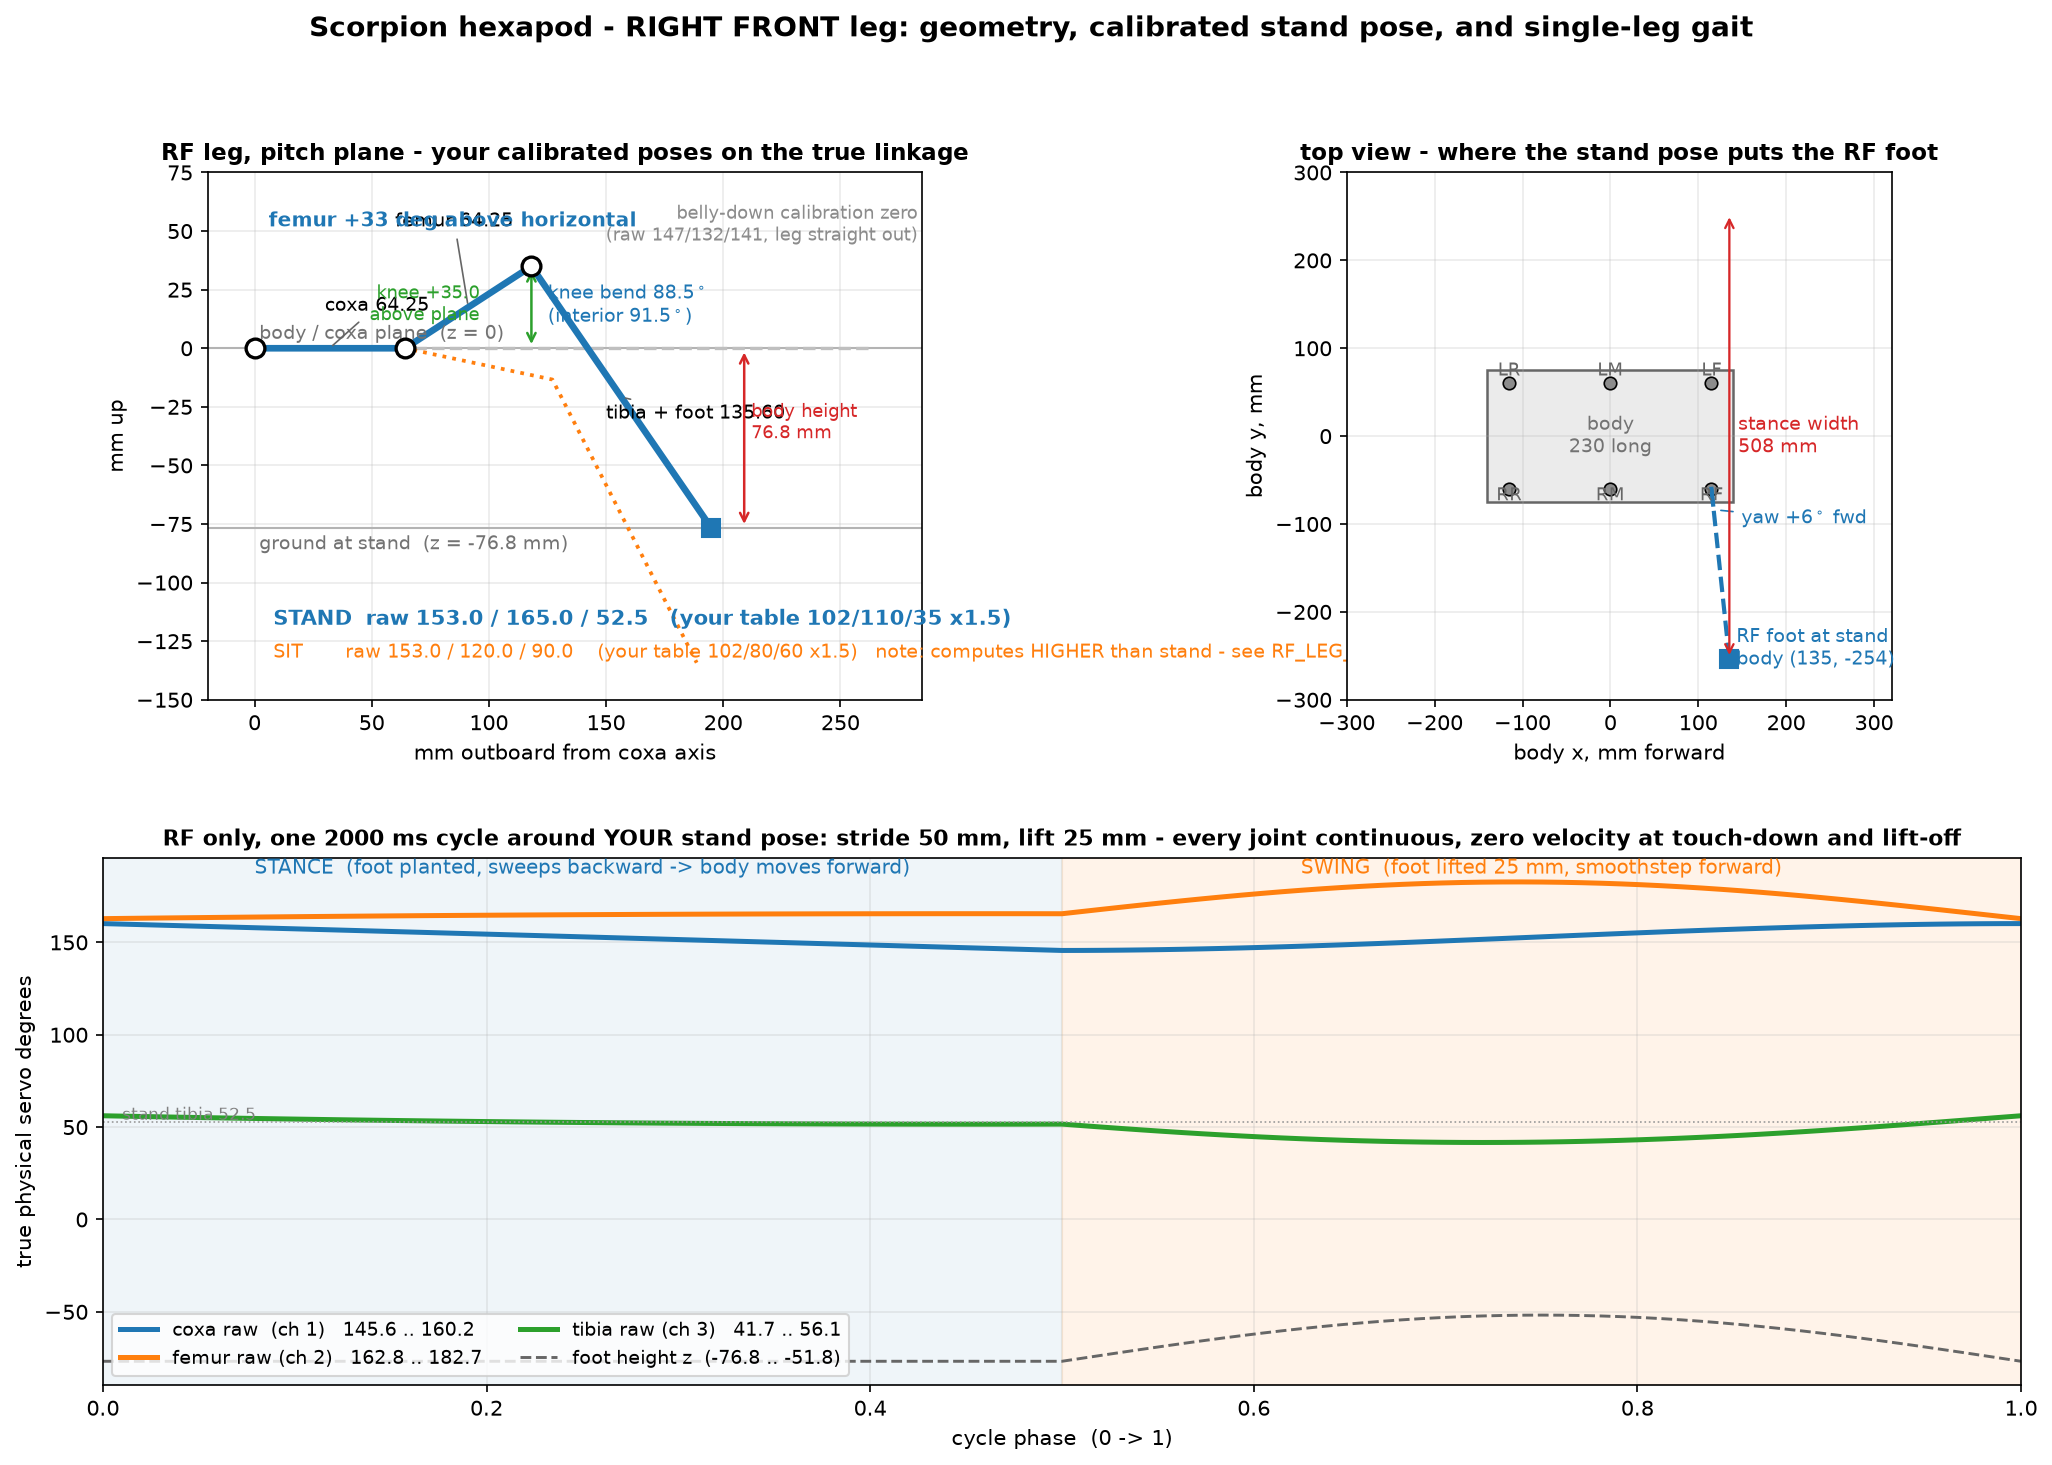

Python code for this plot:
#!/usr/bin/env python3
"""Regenerate rf_leg_diagram.png from the current ik_module constants.

Three panels: the pitch plane with the hand-calibrated stand/sit poses on the
true linkage; a top view of where the stand pose puts the RF foot; and one
smooth RF-only swing/stance cycle (the --rf-cycle motion) in joint space.
Run:  python3 rf_leg_diagram.py
"""
import math
import matplotlib
matplotlib.use("Agg")
import matplotlib.pyplot as plt
from matplotlib.patches import Rectangle

from ik_module import COXA_LEN as COXA, FEMUR_LEN as FEM, TIBIA_LEN as TIB, CALIBRATION
from tripod_gait import USER_STAND_PHYS, rf_cycle_segments, rf_stand_foot

CAL = CALIBRATION["RF"]
SF, ST = +1, -1


def fk(raw):
    c, f, t = raw
    yaw = math.radians(c - CAL["coxa"])
    elev = math.radians(SF * (f - CAL["femur"]))
    phi = ST * (t - CAL["tibia"])
    ta = elev - math.radians(phi)
    hip = (COXA, 0.0)
    knee = (hip[0] + FEM * math.cos(elev), hip[1] + FEM * math.sin(elev))
    foot = (knee[0] + TIB * math.cos(ta), knee[1] + TIB * math.sin(ta))
    u = foot[0] * math.cos(yaw); v = foot[0] * math.sin(yaw)
    return hip, knee, foot, math.degrees(elev), phi, u, v, foot[1]


STAND = USER_STAND_PHYS["RF"]
SIT = (153.0, 120.0, 90.0)
hipS, kneeS, footS, elS, phS, uS, vS, zS = fk(STAND)
hipT, kneeT, footT, elT, phT, uT, vT, zT = fk(SIT)
hipC, kneeC, footC, *_ = fk((CAL["coxa"], CAL["femur"], CAL["tibia"]))

fig = plt.figure(figsize=(16.5, 10.5))
gs = fig.add_gridspec(2, 2, width_ratios=[1.15, 1.0], hspace=0.30, wspace=0.22)

ax = fig.add_subplot(gs[0, 0])
ax.set_aspect("equal")
ax.axhline(0, color="0.7", lw=1)
ax.text(2, 4, "body / coxa plane  (z = 0)", color="0.45", fontsize=9)
ax.axhline(zS, color="0.7", lw=1)
ax.text(2, zS - 9, "ground at stand  (z = %.1f mm)" % zS, color="0.45", fontsize=9)
ax.plot([0, hipC[0], kneeC[0], footC[0]], [0, 0, 0, 0], color="0.75", lw=1.6, ls="--")
ax.text(283, 62, "belly-down calibration zero\n(raw %.0f/%.0f/%.0f, leg straight out)"
        % (CAL["coxa"], CAL["femur"], CAL["tibia"]), color="0.55", fontsize=8.5, ha="right", va="top")
ax.plot([0, hipT[0], kneeT[0], footT[0]], [0, hipT[1], kneeT[1], footT[1]], color="tab:orange", lw=1.8, ls=":")
ax.plot([0, hipS[0], kneeS[0], footS[0]], [0, hipS[1], kneeS[1], footS[1]], color="tab:blue", lw=3.2, solid_capstyle="round")
for p in ((0, 0), hipS, kneeS):
    ax.plot(*p, "o", ms=9, mfc="w", mec="k", mew=1.6, zorder=5)
ax.plot(*footS, "s", ms=9, color="tab:blue", zorder=5)
ax.annotate("coxa %.2f" % COXA, (32, 0), (30, 16), fontsize=9, arrowprops=dict(arrowstyle="-", color="0.4", lw=0.8))
ax.annotate("femur %.2f" % FEM, ((hipS[0] + kneeS[0]) / 2, (hipS[1] + kneeS[1]) / 2), (60, 52), fontsize=9,
            arrowprops=dict(arrowstyle="-", color="0.4", lw=0.8))
ax.annotate("tibia + foot %.2f" % TIB, ((kneeS[0] + footS[0]) / 2, (kneeS[1] + footS[1]) / 2), (150, -30), fontsize=9,
            arrowprops=dict(arrowstyle="-", color="0.4", lw=0.8))
ax.annotate("", xy=(kneeS[0], kneeS[1]), xytext=(kneeS[0], 0), arrowprops=dict(arrowstyle="<->", color="tab:green", lw=1.2))
ax.text(96, 12, "knee +%.1f\nabove plane" % kneeS[1], color="tab:green", fontsize=8.5, ha="right")
ax.annotate("", xy=(footS[0] + 14, footS[1]), xytext=(footS[0] + 14, 0), arrowprops=dict(arrowstyle="<->", color="tab:red", lw=1.2))
ax.text(footS[0] + 17, footS[1] / 2, "body height\n%.1f mm" % abs(zS), color="tab:red", fontsize=8.5)
ax.text(6, 52, "femur %+.0f deg above horizontal" % elS, color="tab:blue", fontsize=9.5, weight="bold")
ax.text(kneeS[0] + 7, kneeS[1] - 24, "knee bend %.1f$^\\circ$\n(interior %.1f$^\\circ$)" % (phS, 180 - phS), color="tab:blue", fontsize=9)
ax.text(8, -118, "STAND  raw %.1f / %.1f / %.1f   (your table 102/110/35 x1.5)" % STAND, color="tab:blue", fontsize=10, weight="bold")
ax.text(8, -132, "SIT       raw %.1f / %.1f / %.1f    (your table 102/80/60 x1.5)   note: computes HIGHER than stand - see RF_LEG_IK.md" % SIT, color="tab:orange", fontsize=9)
ax.set_xlim(-20, 285); ax.set_ylim(-150, 75)
ax.set_xlabel("mm outboard from coxa axis"); ax.set_ylabel("mm up")
ax.set_title("RF leg, pitch plane - your calibrated poses on the true linkage", fontsize=11, weight="bold")
ax.grid(alpha=0.25)

ax = fig.add_subplot(gs[0, 1])
ax.set_aspect("equal")
ax.add_patch(Rectangle((-140, -75), 280, 150, fc="0.92", ec="0.4", lw=1.2))
ax.text(0, 0, "body\n230 long", ha="center", va="center", color="0.45", fontsize=9)
mounts = {"RF": (115, -60), "RM": (0, -60), "RR": (-115, -60),
          "LF": (115, 60), "LM": (0, 60), "LR": (-115, 60)}
for leg, (mx, my) in mounts.items():
    ax.plot(mx, my, "o", ms=6, mfc="0.55", mec="k", mew=0.8)
    ax.text(mx, my + (9 if my > 0 else -13), leg, ha="center", fontsize=8.5, color="0.4")
mx, my = mounts["RF"]
bx, by = mx + vS, my - uS
ax.plot([mx, mx + 18 * math.sin(math.radians(6))], [my, my - 18 * math.cos(math.radians(6))], color="tab:blue", lw=2)
ax.plot([mx, bx], [my, by], color="tab:blue", lw=2, ls="--")
ax.plot(bx, by, "s", ms=9, color="tab:blue")
ax.text(bx + 8, by - 6, "RF foot at stand\nbody (%.0f, %.0f)" % (bx, by), color="tab:blue", fontsize=9)
ax.annotate("yaw %+.0f$^\\circ$ fwd" % (STAND[0] - CAL["coxa"]), (mx + 6, my - 24), (mx + 34, my - 40), fontsize=9,
            color="tab:blue", arrowprops=dict(arrowstyle="-", color="tab:blue", lw=0.8))
ax.annotate("", xy=(bx, by), xytext=(bx, -by), arrowprops=dict(arrowstyle="<->", color="tab:red", lw=1.1))
ax.text(bx + 10, 0, "stance width\n%.0f mm" % (2 * abs(by)), color="tab:red", fontsize=9, va="center")
ax.set_xlim(-300, 320); ax.set_ylim(-300, 300)
ax.set_xlabel("body x, mm forward"); ax.set_ylabel("body y, mm")
ax.set_title("top view - where the stand pose puts the RF foot", fontsize=11, weight="bold")
ax.grid(alpha=0.25)

ax = fig.add_subplot(gs[1, :])
segs = rf_cycle_segments()
u0, v0, z0 = rf_stand_foot()
ph, cc, ff, tt, zz = [], [], [], [], []
stride, lift = 50.0, 25.0
N = 96
for i in range(N + 1):
    s = i / N
    if s <= 0.5:
        t = s / 0.5
        v = v0 + stride / 2 * (1 - 2 * t); z = z0
    else:
        t = (s - 0.5) / 0.5
        e = t * t * (3 - 2 * t)
        v = v0 - stride / 2 + stride * e
        z = z0 + lift * math.sin(math.pi * t)
    from ik_module import leg_ik
    c, f, tg = leg_ik("RF", u0, v, z)
    ph.append(s); cc.append(c); ff.append(f); tt.append(tg); zz.append(z)
ax.axvspan(0, 0.5, color="tab:blue", alpha=0.07)
ax.axvspan(0.5, 1.0, color="tab:orange", alpha=0.09)
ax.text(0.25, max(ff) + 4.5, "STANCE  (foot planted, sweeps backward -> body moves forward)", ha="center", color="tab:blue", fontsize=9.5)
ax.text(0.75, max(ff) + 4.5, "SWING  (foot lifted %.0f mm, smoothstep forward)" % lift, ha="center", color="tab:orange", fontsize=9.5)
ax.plot(ph, cc, lw=2.4, label="coxa raw  (ch 1)   %.1f .. %.1f" % (min(cc), max(cc)))
ax.plot(ph, ff, lw=2.4, label="femur raw (ch 2)   %.1f .. %.1f" % (min(ff), max(ff)))
ax.plot(ph, tt, lw=2.4, label="tibia raw (ch 3)   %.1f .. %.1f" % (min(tt), max(tt)))
ax.plot(ph, zz, lw=1.4, ls="--", color="0.4", label="foot height z  (%.1f .. %.1f)" % (min(zz), max(zz)))
ax.axhline(STAND[2], color="0.6", lw=0.8, ls=":")
ax.text(0.01, STAND[2] + 1.5, "stand tibia %.1f" % STAND[2], color="0.5", fontsize=8)
ax.set_xlabel("cycle phase  (0 -> 1)"); ax.set_ylabel("true physical servo degrees")
ax.set_title("RF only, one 2000 ms cycle around YOUR stand pose: stride %.0f mm, lift %.0f mm - every joint continuous, zero velocity at touch-down and lift-off" % (stride, lift),
             fontsize=10.5, weight="bold")
ax.legend(loc="lower left", fontsize=9, ncol=2)
ax.grid(alpha=0.25)
ax.set_xlim(0, 1)

fig.suptitle("Scorpion hexapod - RIGHT FRONT leg: geometry, calibrated stand pose, and single-leg gait",
             fontsize=13.5, weight="bold")
fig.savefig("rf_leg_diagram.png", dpi=150, bbox_inches="tight", facecolor="white")
print("saved rf_leg_diagram.png")
